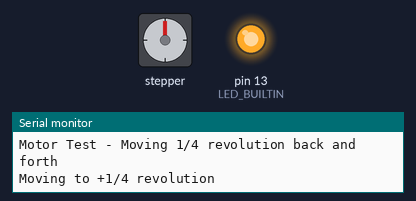
This sketch was run on a simulated Arduino Nano, built with avr-gcc and run on an emulated ATmega328P. Shown: stepper motor, output pins drawn as LEDs (lit = HIGH), the last lines printed to the serial monitor. Stepper angles assume 6400 steps per turn.

Above: at 0.26 s.
At 9.43 s:
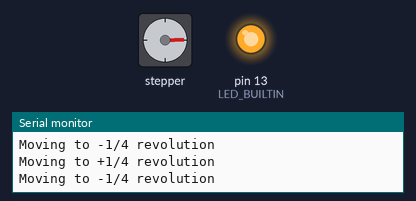
At 21.7 s:
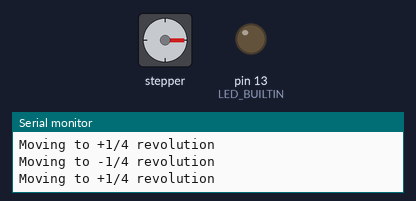
At 38.6 s:
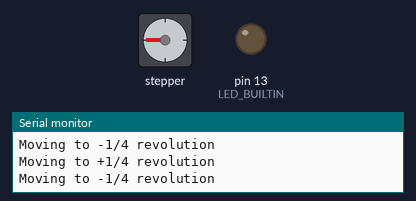
Timing chart, 0 to 40.0 s (numbered marks = the images above):
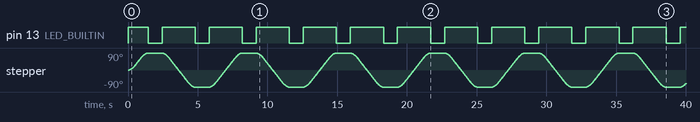

Measured:
- by itself, pin 13 (LED_BUILTIN): repeats every 3.4 s: LOW 1.0 s, HIGH 2.4 s

The sketch:

TestMotor.ino
```cpp
#include <AccelStepper.h>

// Define the stepper motor connections
const int DIR_PIN = 2;  // Direction
const int STEP_PIN = 9; // Step (Timer1 OC1A — rig wired here so FastAccelStepper-based sketches work too)

// Create an instance of the AccelStepper class
AccelStepper stepper(AccelStepper::DRIVER, STEP_PIN, DIR_PIN, 0, 0, false);

const int MICROSTEPS = 32;  // 32 = DRV8825 M0=M1=M2=HIGH, TMC2209 MS1=H/MS2=L
                            // (different levels per driver); 16 = TMC2209 MS1=MS2=HIGH
const long STEPS_PER_REVOLUTION = 200 * MICROSTEPS;

void setup()
{
    pinMode(LED_BUILTIN, OUTPUT);
    digitalWrite(LED_BUILTIN, HIGH);  // LED on during setup

    Serial.begin(115200); // Start the serial communication

    // AccelStepper on Arduino Nano is limited to ~4000 steps/sec with run()
    // At 6400 steps/rev (32x microstepping), 2000 steps/sec = 18.75 RPM
    stepper.setMaxSpeed(2000);
    stepper.setAcceleration(4000);  // Reaches max speed in 0.5 sec

    // Set the enable pin for the stepper motor driver and
    // invert it because we are using a DRV8825 board with an
    // active-low enable signal (LOW = enabled, HIGH = disabled)
    stepper.setEnablePin(5);
    stepper.setPinsInverted(false, false, true);

    // Set the initial position
    stepper.setCurrentPosition(0);

    // Enable the motor outputs
    stepper.enableOutputs();

    digitalWrite(LED_BUILTIN, LOW);  // LED off when ready

    Serial.println("Motor Test - Moving 1/4 revolution back and forth");
}

void loop()
{
    // Move the motor to +1/4 revolution (absolute position 400)
    Serial.println("Moving to +1/4 revolution");
    digitalWrite(LED_BUILTIN, HIGH);
    stepper.runToNewPosition(STEPS_PER_REVOLUTION / 4);
    digitalWrite(LED_BUILTIN, LOW);

    // Wait for 1 second
    delay(1000);

    // Move the motor to -1/4 revolution (absolute position -400)
    // This is a 1/2 revolution movement from the current position
    Serial.println("Moving to -1/4 revolution");
    digitalWrite(LED_BUILTIN, HIGH);
    stepper.runToNewPosition(-STEPS_PER_REVOLUTION / 4);
    digitalWrite(LED_BUILTIN, LOW);

    // Wait for 1 second
    delay(1000);
}
```
